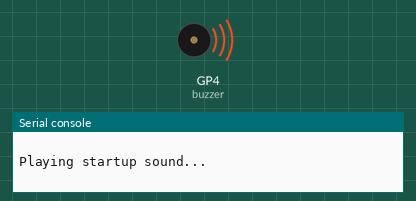
Simulated run of this program. Board: Raspberry Pi Pico running MicroPython. Parts: buzzer (waves = sounding), the last lines printed to the serial console. At 28.3 s the program stops and its outputs stay as they are.

Above: at 0.2 s.
At 28.3 s:
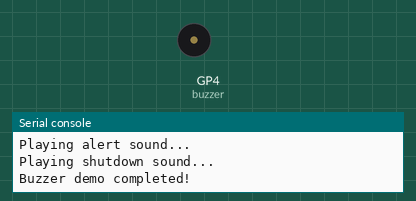
Timing chart, 0 to 29.8 s (numbered marks = the images above):
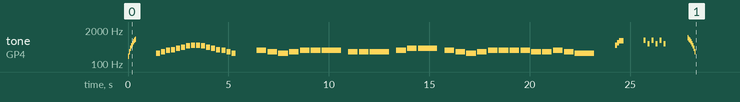

The program:

buzzer_tones_example.py
```python
from machine import Pin, PWM
import time

# Create a PWM object on Pin 4 (buzzer pin)
buzzer = PWM(Pin(4))

# Define musical note frequencies (in Hz)
# These are standard musical note frequencies
NOTE_C4 = 262
NOTE_D4 = 294
NOTE_E4 = 330
NOTE_F4 = 349
NOTE_G4 = 392
NOTE_A4 = 440
NOTE_B4 = 494
NOTE_C5 = 523
NOTE_D5 = 587
NOTE_E5 = 659
NOTE_F5 = 698
NOTE_G5 = 784
NOTE_A5 = 880
NOTE_B5 = 988
NOTE_C6 = 1047

# Function to play a tone
def play_tone(frequency, duration):
    """
    Play a tone at the specified frequency for the specified duration.

    Args:
        frequency: Frequency in Hz
        duration: Duration in seconds
    """
    if frequency > 0:
        buzzer.freq(frequency)
        buzzer.duty_u16(32768)  # 50% duty cycle (32768/65535)
    time.sleep(duration)
    buzzer.duty_u16(0)  # Turn off buzzer

# Function to play a melody
def play_melody(notes, durations, tempo=1.0):
    """
    Play a melody given a list of notes and durations.

    Args:
        notes: List of frequencies (use 0 for rest)
        durations: List of durations for each note
        tempo: Speed multiplier (1.0 = normal, 0.5 = double speed, 2.0 = half speed)
    """
    for i in range(len(notes)):
        if notes[i] > 0:
            buzzer.freq(notes[i])
            buzzer.duty_u16(32768)  # 50% duty cycle
        time.sleep(durations[i] * tempo)
        buzzer.duty_u16(0)  # Turn off buzzer
        time.sleep(0.05 * tempo)  # Small gap between notes

# Example: Play a simple scale
def play_scale():
    """Play a C major scale up and down"""
    print("Playing C major scale...")
    scale = [NOTE_C4, NOTE_D4, NOTE_E4, NOTE_F4, NOTE_G4, NOTE_A4, NOTE_B4, NOTE_C5,
             NOTE_C5, NOTE_B4, NOTE_A4, NOTE_G4, NOTE_F4, NOTE_E4, NOTE_D4, NOTE_C4]
    for note in scale:
        play_tone(note, 0.2)
        time.sleep(0.05)  # Small gap between notes

# Example: Play a simple tune (Mary Had a Little Lamb)
def play_mary_had_a_little_lamb():
    """Play Mary Had a Little Lamb"""
    print("Playing Mary Had a Little Lamb...")
    notes = [
        NOTE_E4, NOTE_D4, NOTE_C4, NOTE_D4, NOTE_E4, NOTE_E4, NOTE_E4, 0,  # Mary had a little lamb
        NOTE_D4, NOTE_D4, NOTE_D4, 0, NOTE_E4, NOTE_G4, NOTE_G4, 0,       # Little lamb, little lamb
        NOTE_E4, NOTE_D4, NOTE_C4, NOTE_D4, NOTE_E4, NOTE_E4, NOTE_E4,    # Mary had a little lamb
        NOTE_E4, NOTE_D4, NOTE_D4, NOTE_E4, NOTE_D4, NOTE_C4              # Its fleece was white as snow
    ]

    durations = [
        0.4, 0.4, 0.4, 0.4, 0.4, 0.4, 0.8, 0.2,
        0.4, 0.4, 0.8, 0.2, 0.4, 0.4, 0.8, 0.2,
        0.4, 0.4, 0.4, 0.4, 0.4, 0.4, 0.4,
        0.4, 0.4, 0.4, 0.4, 0.4, 0.8
    ]

    play_melody(notes, durations, tempo=1.2)

# Example: Sound effects
def play_startup_sound():
    """Play a startup sound effect"""
    print("Playing startup sound...")
    for freq in range(200, 1000, 100):
        play_tone(freq, 0.05)

def play_shutdown_sound():
    """Play a shutdown sound effect"""
    print("Playing shutdown sound...")
    for freq in range(1000, 200, -100):
        play_tone(freq, 0.05)

def play_alert_sound():
    """Play an alert/warning sound"""
    print("Playing alert sound...")
    for _ in range(3):
        play_tone(800, 0.1)
        time.sleep(0.1)
        play_tone(600, 0.1)
        time.sleep(0.1)

def play_error_sound():
    """Play an error sound"""
    print("Playing error sound...")
    play_tone(100, 0.5)

def play_success_sound():
    """Play a success/completion sound"""
    print("Playing success sound...")
    play_tone(523, 0.1)  # C5
    play_tone(659, 0.1)  # E5
    play_tone(784, 0.2)  # G5

# Main program
if __name__ == "__main__":
    print("Raspberry Pi Pico Buzzer PWM Demo")
    print("==================================")
    print("This demo shows how to generate different tones using PWM")
    print()

    try:
        # Play different sounds
        play_startup_sound()
        time.sleep(1)

        play_scale()
        time.sleep(1)

        play_mary_had_a_little_lamb()
        time.sleep(1)

        play_success_sound()
        time.sleep(1)

        play_alert_sound()
        time.sleep(1)

        play_shutdown_sound()

    except KeyboardInterrupt:
        print("\nProgram interrupted")
    finally:
        # Make sure buzzer is off
        buzzer.duty_u16(0)
        buzzer.deinit()
        print("Buzzer demo completed!")
```

Measured:
- by itself, tone on GP4 (buzzer): plays 200 Hz for 0.05 s, 300 Hz for 0.05 s, 400 Hz for 0.05 s, 500 Hz for 0.05 s, 600 Hz for 0.05 s, 700 Hz for 0.05 s … (67 notes in this stretch)
